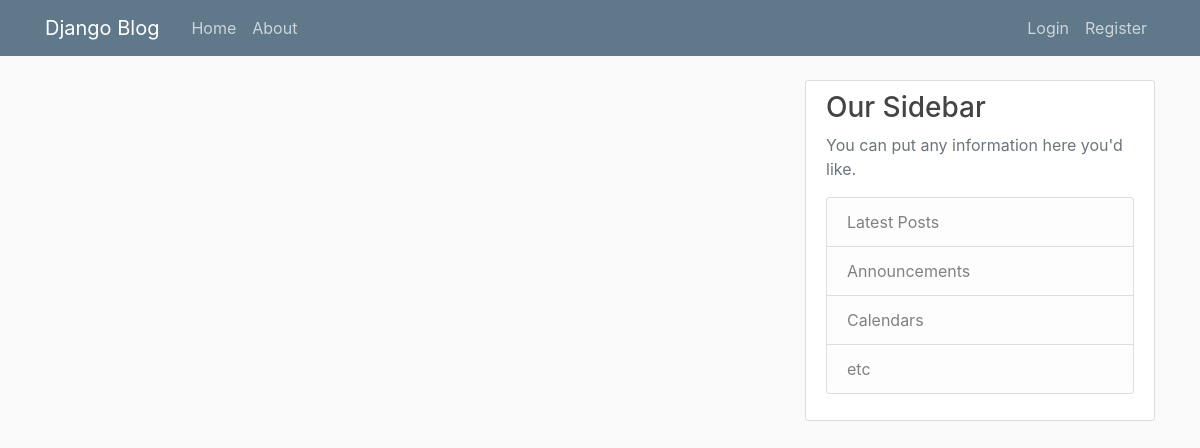
/, run on an earlier commit of the app's database.
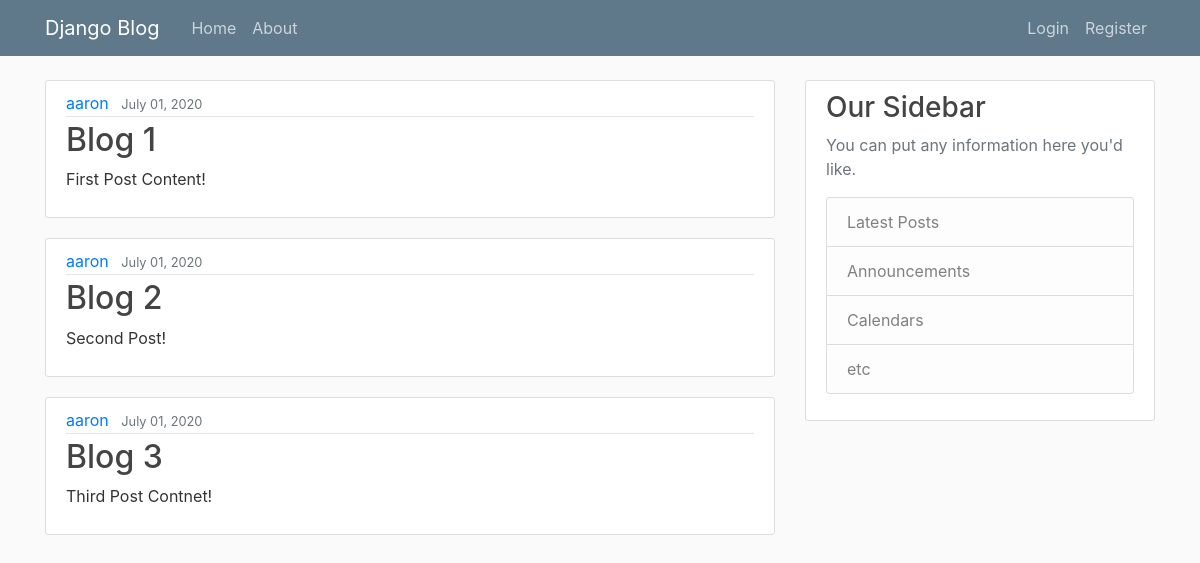
And on a later commit of the database.
### blog/models.py (models this page shows, shortened)
class Post(models.Model):
    title = models.CharField(max_length=100)
    content = models.TextField()
    date_posted = models.DateTimeField(default=timezone.now)
    author = models.ForeignKey(User, on_delete=models.CASCADE)

### blog/views.py (the view)
# urls.py: path('', views.home, name='blog-home'),
def home(request):
    context = {
        'posts': Post.objects.all()
    }
    return render(request, 'blog/home.html', context)

### blog/templates/blog/home.html
{% extends "blog/base.html" %}
{% block content %}
    {% for post in posts %}
        <article class="media content-section">
            <div class="media-body">
            <div class="article-metadata">
                <a class="mr-2" href="#">{{ post.author }}</a>
                <small class="text-muted">{{ post.date_posted|date:"F d, Y" }}</small>
            </div>
            <h2><a class="article-title" href="#">{{ post.title }}</a></h2>
            <p class="article-content">{{ post.content }}</p>
            </div>
        </article>
    {% endfor %}
{% endblock content %}

### blog/templates/blog/base.html (shortened to what this page needs)
{% load static %}
<html lang="en">
<head>
    <link rel="stylesheet" href="https://stackpath.bootstrapcdn.com/bootstrap/4.5.0/css/bootstrap.min.css">
    <link rel="stylesheet" href="{% static 'blog/main.css' %}">
</head>
<body>
    <header class="site-header">
        <nav class="navbar navbar-expand-md navbar-dark bg-steel fixed-top">
          <div class="container">
            <a class="navbar-brand mr-4" href=" {% url 'blog-home' %}">Django Blog</a>
            <div class="collapse navbar-collapse" id="navbarToggle">
              <div class="navbar-nav mr-auto">
                <a class="nav-item nav-link" href=" {% url 'blog-home' %} ">Home</a>
                <a class="nav-item nav-link" href=" {% url 'blog-about' %}">About</a>
              </div>
              <div class="navbar-nav">
                <a class="nav-item nav-link" href="#">Login</a>
                <a class="nav-item nav-link" href="#">Register</a>
              </div>
            </div>
          </div>
        </nav>
    </header>
    <main role="main" class="container">
        <div class="row">
          <div class="col-md-8">
            {% block content %}{% endblock %}
          </div>
          <div class="col-md-4">
            <div class="content-section">
              <h3>Our Sidebar</h3>
              <p class='text-muted'>You can put any information here you'd like.
                <ul class="list-group">
                  <li class="list-group-item list-group-item-light">Latest Posts</li>
                  <li class="list-group-item list-group-item-light">Announcements</li>
                  <li class="list-group-item list-group-item-light">Calendars</li>
                  <li class="list-group-item list-group-item-light">etc</li>
                </ul>
              </p>
            </div>
          </div>
        </div>
      </main>
</body>
</html>

### blog/static/blog/main.css (style rules this page uses)
body { background: #fafafa; color: #333333; margin-top: 5rem; }
h1, h2, h3, h4, h5, h6 { color: #444444; }
ul { margin: 0; }
.bg-steel { background-color: #5f788a; }
.site-header .navbar-nav .nav-link { color: #cbd5db; }
.content-section { background: #ffffff; padding: 10px 20px; border: 1px solid #dddddd; border-radius: 3px; margin-bottom: 20px; }
.article-title { color: #444444; }
.article-content { white-space: pre-line; }
.article-metadata { padding-bottom: 1px; margin-bottom: 4px; border-bottom: 1px solid #e3e3e3 }

What changed in the data, as far as the page shows it:
added Post: author "aaron", date_posted "July 01, 2020", title "Blog 1", content "First Post Content!"
added Post: author "aaron", date_posted "July 01, 2020", title "Blog 2", content "Second Post!"
added Post: author "aaron", date_posted "July 01, 2020", title "Blog 3", content "Third Post Contnet!"
